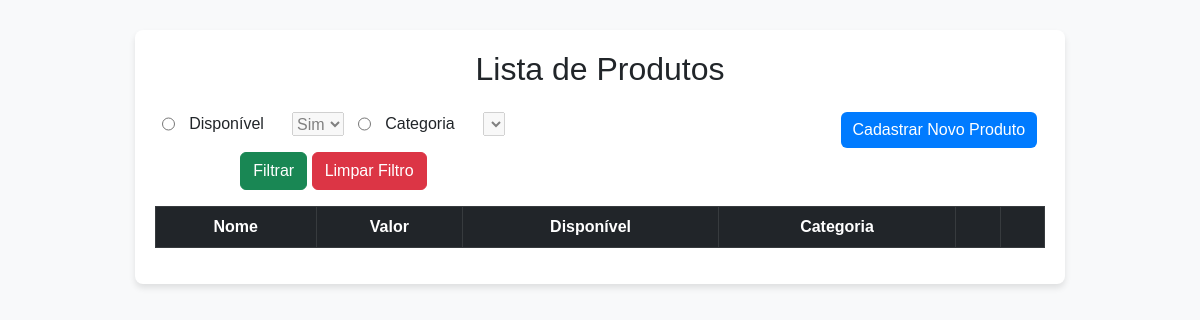
The page /listagem on the database as committed earlier.
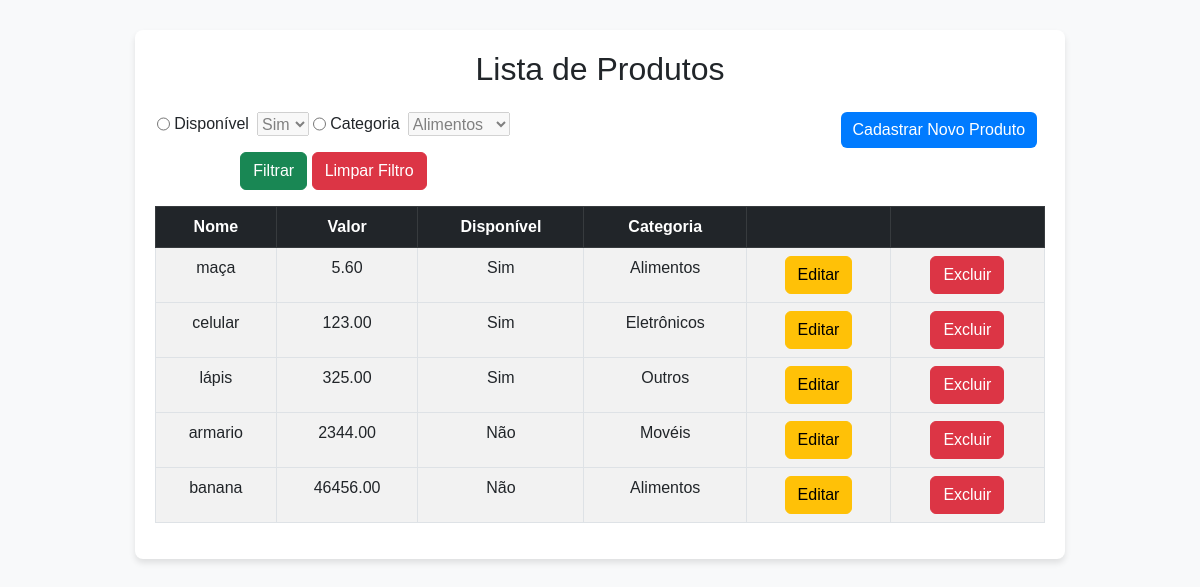
The same page on the database as committed later.
### app_inventario/models.py (models this page shows)
class Cadastro(models.Model):
    nome_prod = models.CharField(max_length=255)
    desc_prod = models.TextField()
    valor = models.DecimalField(max_digits=12, decimal_places=2)
    disp = models.BooleanField(default=True)
    cat_prod =  models.ForeignKey(Categorias, on_delete=models.CASCADE)

class Categorias(models.Model):
    nome = models.CharField(max_length=255)

### app_inventario/views.py (the view)
# urls.py: path('listagem', views.listagem, name='listagem'),
def listagem(request):
     produtos = Cadastro.objects.all().order_by('valor') #Buscando todos os registros
     categorias = Categorias.objects.all()
     drop = request.GET.get('opcao')
     if drop == "Disponível":
          drop_disp = request.GET.get("drop_disp")
          disponivel = True if drop_disp == 'sim' else False  # Converter valores "sim"/"nao" para True/False
          if drop_disp:
               produtos = produtos.filter(disp=disponivel)
     if drop == "Categoria":
        drop_cat = request.GET.get("drop_cat")
        if drop_cat:
            produtos = produtos.filter(cat_prod_id=drop_cat)
     context = {
          'produtos': produtos,
          'categorias': categorias,
     }
     return render(request, 'listagem.html', context)

### app_inventario/templates/listagem.html (shortened to what this page needs)
<!DOCTYPE html>
<html lang="en">
<head>
    <link href="https://cdn.jsdelivr.net/npm/bootstrap@5.3.0-alpha1/dist/css/bootstrap.min.css" rel="stylesheet">
</head>
<body>
    <div class="container d-flex flex-column align-items-center">
        <div class="table-container col-md-10">
            <h2 class="text-center mb-4">Lista de Produtos</h2>
            <form method="get" class=" row d-flex justify-content-between mb-3" >
                <div class="col-5 text-center"  >
                    {% block content %}
                    <div class="d-flex justify-content-around">
                        <input type="radio" name="opcao" value="Disponível" id="disp">
                        <label for="Disponível">Disponível</label>
                        <br>
                        <select name="drop_disp" id="drop_disp" disabled>
                            <option value="sim">Sim</option>
                        </select>
                        <input type="radio" name="opcao" value="Categoria" id="cat_prod">
                        <label for="Categoria">Categoria</label>
                        <br>
                        <select name="drop_cat" id="drop_cat" disabled>
                            {% for categoria in categorias %}
                            <option value="{{categoria.id}}">{{categoria.nome}}</option>
                            {% endfor %}
                        </select>
                    </div>
                    <div class="mt-3">
                        <button type="submit" class="btn btn-success">Filtrar</button>
                        <a href="{% url 'listagem' %}" class="btn btn-danger">Limpar Filtro</a>
                    </div>
                </div>
                <div class="col-3" >
                    <a href="{% url 'cadastro' %}" class="btn btn-primary">Cadastrar Novo Produto</a>
                </div>
            </form>
            <table class=" text-center table table-striped table-bordered">
                <thead class="table-dark">
                    <tr>
                        <th>Nome</th>
                        <th>Valor</th>
                        <th>Disponível</th>
                        <th>Categoria</th>
                        <th></th>
                        <th></th>
                    </tr>
                </thead>
                {% for produto in produtos %}
                <tbody>
                    <tr>
                        <td>{{ produto.nome_prod }}</td>
                        <td>{{ produto.valor }}</td>
                        <td>
                            {% if produto.disp == 1 %}
                                Sim
                            {% else %}
                                Não
                            {% endif %}
                        </td>
                        <td>{{ produto.cat_prod.nome }}</td>
                        <td><a href="{% url 'editar_prod' produto.id %}" class="btn btn-warning">Editar</a></td>
                        <td><a href="{% url 'excluir_item' produto.id %}" class="btn btn-danger">Excluir</a></td>
                    </tr>
                </tbody>
                {% endfor %}
            </table>
        </div>
    </div>
    {% endblock %}
</body>
</html>

### app_inventario/templates/listagem.html (style rules this page uses)
body { background-color: #f8f9fa; font-family: Arial, sans-serif; }
.table-container { margin-top: 30px; padding: 20px; background: #fff; border-radius: 8px; box-shadow: 0 4px 6px rgba(0, 0, 0, 0.1); }
.btn-primary { background-color: #007bff; border: none; }

Rows that differ between the two databases and show on the page:
added Cadastro: nome_prod "maça", valor "5.60", disp "Sim", cat_prod.nome "Alimentos"
added Cadastro: nome_prod "celular", valor "123.00", disp "Sim", cat_prod.nome "Eletrônicos"
added Cadastro: nome_prod "lápis", valor "325.00", disp "Sim", cat_prod.nome "Outros"
added Cadastro: nome_prod "armario", valor "2344.00", disp "Não", cat_prod.nome "Movéis"
added Cadastro: nome_prod "banana", valor "46456.00", disp "Não", cat_prod.nome "Alimentos"
Other text that changed with them:
form field drop_cat: (not shown) → "Alimentos"
